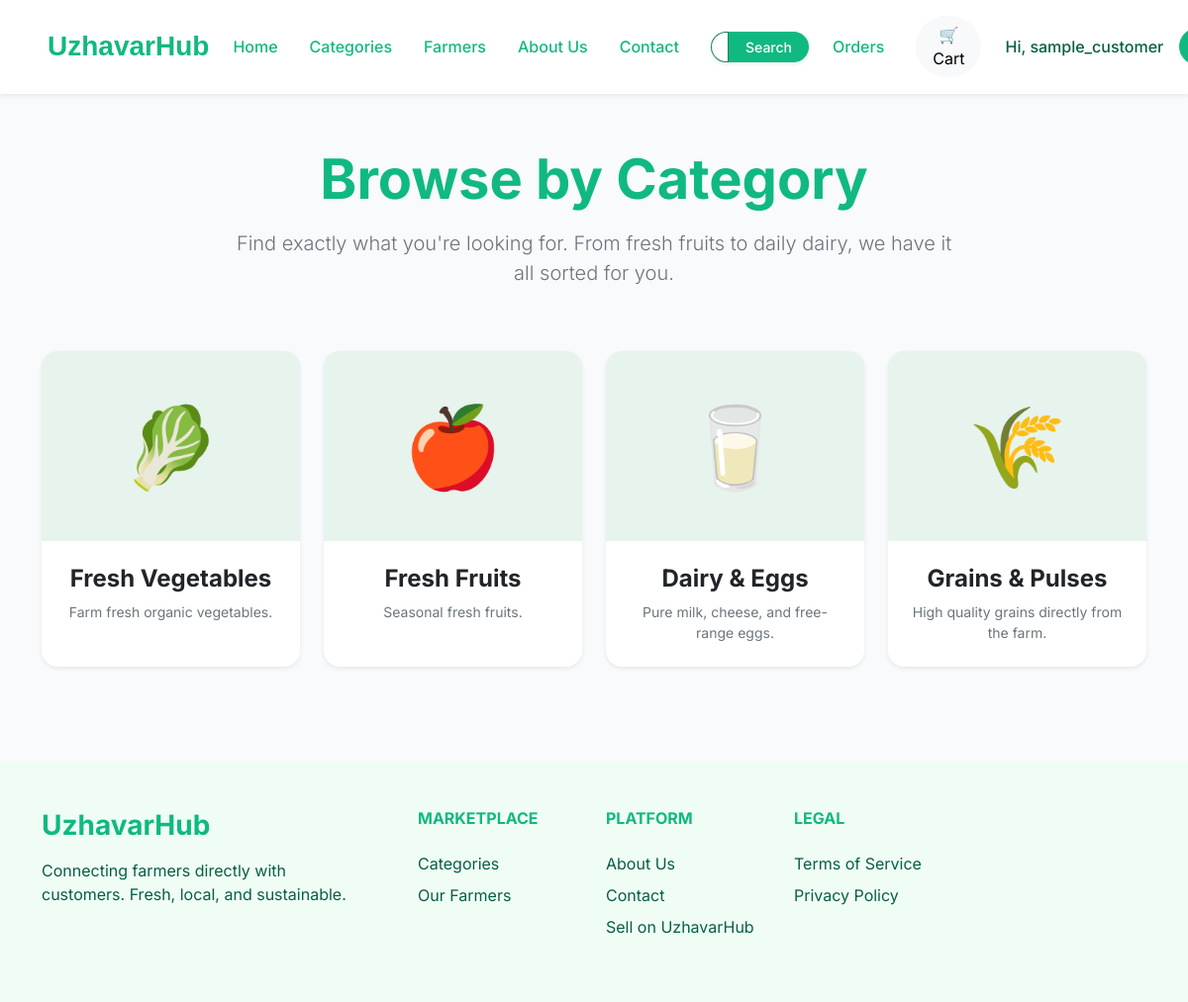
The app's page /marketplace/categories/ (signed in) with its own data.
### accounts/models.py (models this page shows, shortened)
class User(AbstractUser):
    ROLE_CHOICES = (
        ('CUSTOMER', 'Customer'),
        ('FARMER', 'Farmer'),
        ('ADMIN', 'Admin'),
    )
    role = models.CharField(max_length=20, choices=ROLE_CHOICES, default='CUSTOMER')

### marketplace/models.py (models this page shows, shortened)
class Category(models.Model):
    name = models.CharField(max_length=100)
    slug = models.SlugField(unique=True, max_length=50)
    description = models.TextField(blank=True, null=True)

### marketplace/views.py (the view)
# urls.py: path('categories/', views.category_list, name='category_list'),
def category_list(request):
    categories = Category.objects.all()
    return render(request, 'marketplace/category_list.html', {'categories': categories, 'title': 'Categories'})

### orders/models.py (called while the page is built)
    @property
    def total_quantity(self):
        return sum(item.quantity for item in self.items.all())

### marketplace/templates/marketplace/category_list.html (shortened to what this page needs)
{% extends 'core/base.html' %}
{% load static %}
{% block content %}
<div class="container py-5">
    <div class="row mb-5 text-center">
        <div class="col-lg-8 mx-auto">
            <h1 class="display-4 fw-bold text-success mb-3">Browse by Category</h1>
            <p class="lead text-secondary">Find exactly what you're looking for. From fresh fruits to daily dairy, we have it all sorted for you.</p>
        </div>
    </div>
    <div class="row row-cols-1 row-cols-md-2 row-cols-lg-4 g-4">
        {% for category in categories %}
        <div class="col">
            <a href="{% url 'marketplace:product_list' %}?category={{ category.slug }}" class="text-decoration-none">
                <div class="card h-100 border-0 shadow-sm rounded-4 overflow-hidden hover-lift category-card text-center">
                    <div class="bg-success bg-opacity-10 py-5">
                        <span class="display-1">
                            {% if 'Vegetables' in category.name %}🥬
                            {% elif 'Fruits' in category.name %}🍎
                            {% elif 'Dairy' in category.name %}🥛
                            {% elif 'Grains' in category.name %}🌾
                            {% else %}🛒{% endif %}
                        </span>
                    </div>
                    <div class="card-body p-4">
                        <h4 class="card-title fw-bold text-dark mb-2">{{ category.name }}</h4>
                        <p class="card-text text-secondary small mb-0">{{ category.description|default:"Explore fresh products in this category." }}</p>
                    </div>
                </div>
            </a>
        </div>
        {% empty %}
        <div class="col-12 text-center py-5">
            <div class="display-1 text-muted mb-4 opacity-50">🛒</div>
            <h3 class="text-dark fw-bold mb-2">No categories found</h3>
            <p class="text-secondary">We are currently updating our categories. Please check back soon!</p>
        </div>
        {% endfor %}
    </div>
</div>
{% endblock %}

### core/templates/core/base.html (shortened to what this page needs)
{% load static %}
<!DOCTYPE html>
<html lang="en">
<head>
    <link href="https://cdn.jsdelivr.net/npm/bootstrap@5.3.0/dist/css/bootstrap.min.css" rel="stylesheet">
    <link rel="stylesheet" href="{% static 'css/styles.css' %}">
</head>
<body>
    {% block navbar %}
    <div class="fixed-top d-flex justify-content-center w-100" style="pointer-events: none;">
        <nav id="main-navbar" class="navbar navbar-expand-xl glass-nav py-3 shadow-sm" style="pointer-events: auto;">
        <div class="container-fluid px-4 px-lg-5">
            <a class="navbar-brand fw-bold text-success fs-3" href="/">UzhavarHub</a>
            <div class="collapse navbar-collapse justify-content-center" id="navbarNav">
                <ul class="navbar-nav gap-2 gap-xl-3 mx-auto">
                    <li class="nav-item">
                        {% if user.is_authenticated and user.role == 'FARMER' %}
                            <a class="nav-link text-success fw-medium text-nowrap" href="{% url 'farmer:dashboard' %}">Home</a>
                        {% else %}
                            <a class="nav-link text-success fw-medium text-nowrap" href="/">Home</a>
                        {% endif %}
                    </li>
                    {% if user.role != 'FARMER' %}
                    <li class="nav-item">
                        <a class="nav-link text-success fw-medium text-nowrap" href="{% url 'marketplace:category_list' %}">Categories</a>
                    </li>
                    <li class="nav-item">
                        <a class="nav-link text-success fw-medium text-nowrap" href="{% url 'marketplace:farmer_list' %}">Farmers</a>
                    </li>
                    {% endif %}
                    <li class="nav-item">
                        <a class="nav-link text-success fw-medium text-nowrap" href="#">About Us</a>
                    </li>
                    <li class="nav-item">
                        <a class="nav-link text-success fw-medium text-nowrap" href="#">Contact</a>
                    </li>
                </ul>
            </div>
            <div class="d-flex gap-2 gap-xl-3 align-items-center ms-lg-4">
                {% if request.resolver_match.app_name != 'farmer' %}
                <form action="{% url 'marketplace:product_list' %}" method="get" class="d-none d-lg-flex me-2 shadow-sm rounded-pill" style="max-width: 250px;">
                    <input type="text" name="q" class="form-control form-control-sm rounded-start-pill border-success" placeholder="Search products..." value="{{ request.GET.q }}">
                    <button type="submit" class="btn btn-sm btn-success rounded-end-pill px-3 fw-medium">Search</button>
                </form>
                {% endif %}
                {% if user.is_authenticated %}
                    {% if user.role != 'FARMER' %}
                    <a href="{% url 'orders:history' %}" class="text-success text-decoration-none fw-medium me-3 text-nowrap">Orders</a>
                    <a href="{% url 'orders:view_cart' %}" id="cart-icon-btn" class="btn btn-light position-relative rounded-pill px-3 me-2">
                        🛒 Cart
                    </a>
                    {% endif %}
                    <span class="text-success-emphasis fw-medium text-nowrap" title="{{ user.username }}">Hi, {{ user.username|truncatechars:15 }}</span>
                    <form action="{% url 'accounts:logout' %}" method="post" class="d-inline m-0">
                        <button type="submit" class="btn btn-success fw-medium px-3 text-nowrap rounded-pill">Logout</button>
                    </form>
                {% else %}
                    <a href="{% url 'accounts:login' %}" class="text-success text-decoration-none fw-medium text-nowrap">Login</a>
                    <a href="{% url 'accounts:signup' %}" class="btn btn-success fw-medium px-4 text-nowrap rounded-pill">Sign up</a>
                {% endif %}
            </div>
            </div>
        </div>
    <div style="height: 100px;"></div>
    {% endblock navbar %}
    <main class="flex-grow-1">
        {% block content %}
        {% endblock content %}
    </main>
    {% block footer %}
    <footer class="footer-bg py-5 mt-5">
        <div class="container">
            <div class="row gy-4">
                <div class="col-lg-4 col-md-6">
                    <h3 class="fw-bold text-success mb-3">UzhavarHub</h3>
                    <p class="text-success-emphasis mb-0 pe-4">
                        Connecting farmers directly with customers. Fresh, local, and sustainable.
                    </p>
                </div>
                <div class="col-lg-2 col-md-6">
                    <h6 class="fw-bold text-success text-uppercase mb-4">Marketplace</h6>
                    <ul class="list-unstyled d-flex flex-column gap-2">
                        <li><a href="{% url 'marketplace:category_list' %}" class="text-success-emphasis text-decoration-none">Categories</a></li>
                        <li><a href="{% url 'marketplace:farmer_list' %}" class="text-success-emphasis text-decoration-none">Our Farmers</a></li>
                    </ul>
                </div>
                <div class="col-lg-2 col-md-6">
                    <h6 class="fw-bold text-success text-uppercase mb-4">Platform</h6>
                    <ul class="list-unstyled d-flex flex-column gap-2">
                        <li><a href="#" class="text-success-emphasis text-decoration-none">About Us</a></li>
                        <li><a href="#" class="text-success-emphasis text-decoration-none">Contact</a></li>
                        <li><a href="#" class="text-success-emphasis text-decoration-none">Sell on UzhavarHub</a></li>
                    </ul>
                </div>
                <div class="col-lg-2 col-md-6">
                    <h6 class="fw-bold text-success text-uppercase mb-4">Legal</h6>
                    <ul class="list-unstyled d-flex flex-column gap-2">
                        <li><a href="#" class="text-success-emphasis text-decoration-none">Terms of Service</a></li>
                        <li><a href="#" class="text-success-emphasis text-decoration-none">Privacy Policy</a></li>
                    </ul>
                </div>
            </div>
        </div>
    </footer>
    {% endblock footer %}
</body>
</html>

### core/static/css/styles.css (style rules this page uses)
:root { --uh-green: #10B981; --uh-green-dark: #059669; --uh-green-light: #f0fdf4; --uh-text: #065f46; }
body { font-family: 'Inter', sans-serif; display: flex; flex-direction: column; min-height: 100vh; }
.text-success { color: var(--uh-green) !important; }
.text-success-emphasis { color: var(--uh-text) !important; }
.btn-success { background-color: var(--uh-green); border-color: var(--uh-green); }
.footer-bg { background-color: var(--uh-green-light); }

### core/templates/core/base.html (style rules this page uses)
body { font-family: 'Inter', sans-serif; background-color: #f8fafc; }
.navbar-brand { font-family: 'Outfit', sans-serif; }
.glass-nav { background: rgba(255, 255, 255, 0.95); backdrop-filter: blur(16px); -webkit-backdrop-filter: blur(16px); border-bottom: 1px solid rgba(255, 255, 255, 0.2); transition: all 0.4s ease-in-out !important; z-index: 1030; margin: 0 auto; border-radius: 0; width: 100%; max-width: 100%; }
@media (min-width: 1200px) { .navbar-collapse { transition: all 0.3s ease; } }

### marketplace/templates/marketplace/category_list.html (style rules this page uses)
.hover-lift { transition: transform 0.3s cubic-bezier(0.175, 0.885, 0.32, 1.275), box-shadow 0.3s ease; }
.category-card { transition: all 0.3s ease; }

### records on screen
User: username "sample_customer"
Category: name "Fresh Vegetables", description "Farm fresh organic vegetables."
Category: name "Fresh Fruits", description "Seasonal fresh fruits."
Category: name "Dairy & Eggs", description "Pure milk, cheese, and free-range eggs."
Category: name "Grains & Pulses", description "High quality grains directly from the farm."
